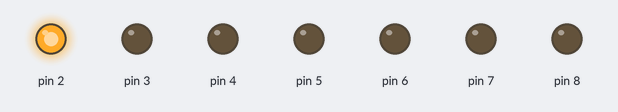
A sketch run on a simulated Arduino Uno, built with avr-gcc and run on an emulated ATmega328P. Parts: output pins drawn as LEDs (lit = HIGH).

Above: at 0.05 s.
At 0.45 s:
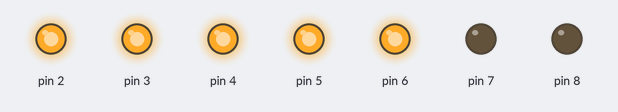
At 0.75 s:
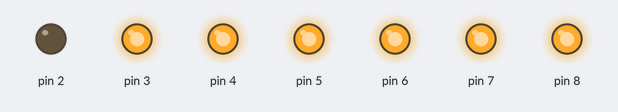
At 1.55 s:
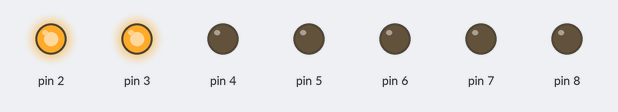
At 2.35 s:
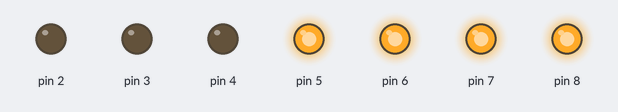
At 3.15 s:
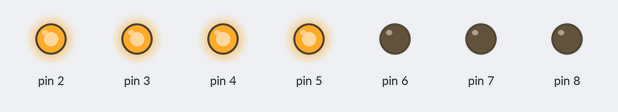
Timing chart, 0 to 3.5 s (numbered marks = the images above):
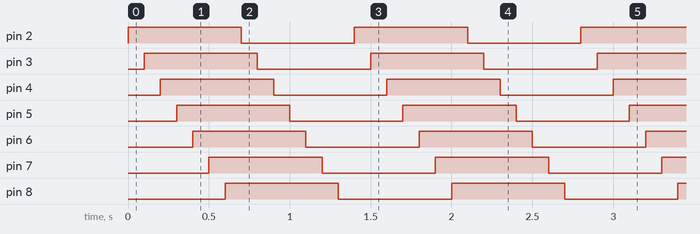

The sketch:

frantic_kasi_sango1__3_.ino
```cpp
int i;
void setup()
{
    for (i=2; i<=8; i++) pinMode(i, OUTPUT);
}
void loop()
{
  for (i=2; i<=8; i++) {digitalWrite(i, 1); delay(100);}
  for (i=2; i<=8; i++) {digitalWrite(i, 0); delay(100);}

}
//.
```

Measured:
- by itself, pin 2–8: alternates HIGH for 0.70 s and LOW for 0.70 s
- by itself, everything shown: repeats every 1.4 s, in 14 steps
